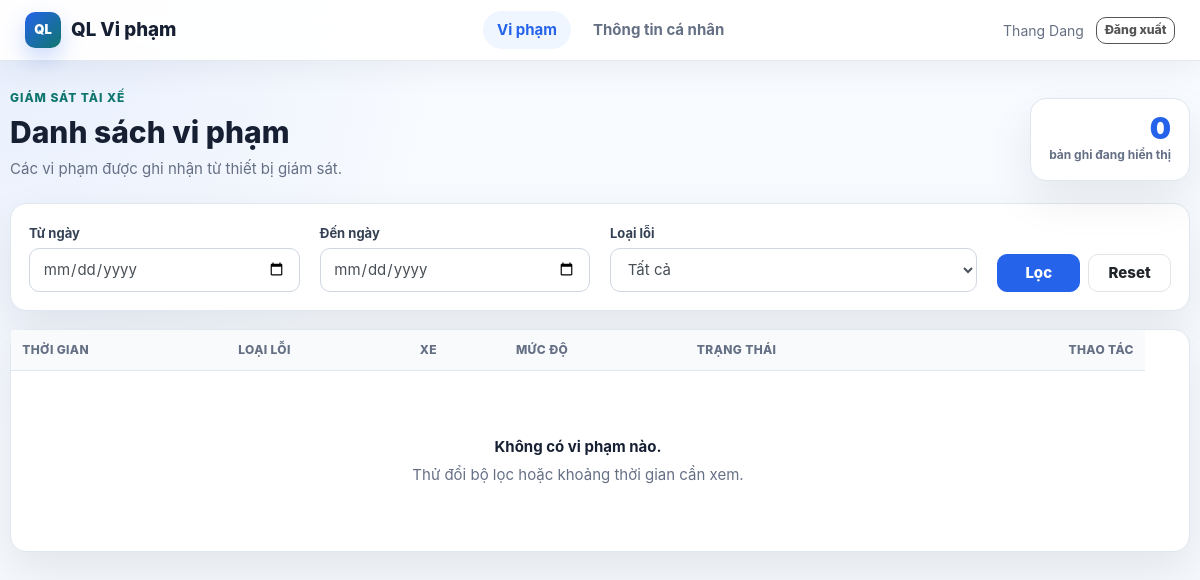
/violations/list/ (signed in), run on an earlier commit of the app's database.
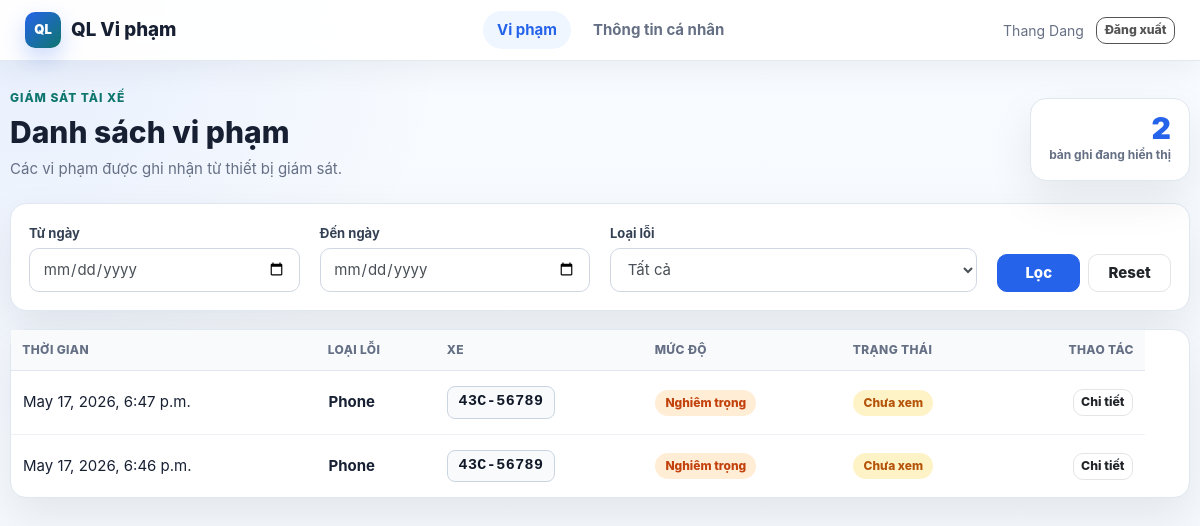
And on a later commit of the database.
### violations/models.py (models this page shows, shortened)
class Violation(models.Model):
    STATUS_CHOICES = [
        ('pending', 'Pending'),
        ('confirmed', 'Confirmed'),
        ('dismissed', 'Dismissed'),
        ('appealed', 'Appealed'),
    ]
    category = models.ForeignKey(Category, on_delete=models.CASCADE)
    reporter = models.ForeignKey(Account, on_delete=models.CASCADE)
    vehicle = models.ForeignKey(Vehicle, on_delete=models.CASCADE)
    title = models.CharField(max_length=200, default="Violation Report")
    description = models.TextField()
    reported_at = models.DateTimeField(auto_now_add=True)
    image = models.ImageField(upload_to='violations/', null=True, blank=True)
    video = models.FileField(upload_to='violations/videos/', null=True, blank=True)
    viewed = models.BooleanField(default=False)
    status = models.CharField(max_length=20, choices=STATUS_CHOICES, default='pending')
    class Meta:
        verbose_name = "Violation"
        verbose_name_plural = "Violations"
        ordering = ['-reported_at']

### categories/models.py (models this page shows, shortened)
class Category(models.Model):
    name = models.CharField(max_length=100)
    description = models.TextField(blank=True, null=True)
    severality_level = models.IntegerField(default=1)
    is_active = models.BooleanField(default=True)
    created_at = models.DateTimeField(auto_now_add=True)
    class Meta:
        verbose_name = "Category"
        verbose_name_plural = "Categories"
        ordering = ['name']

### vehicles/models.py (models this page shows, shortened)
class Vehicle(models.Model):
    license_plate = models.CharField(max_length=20, unique=True)
    model = models.CharField(max_length=100)
    registration_date = models.DateField()

### violations/views.py (the view)
# urls.py: path('list/', views.violation_list, name='violation_list'),
@login_required
def violation_list(request):
    qs = Violation.objects.filter(reporter=request.user).select_related(
        "category", "vehicle", "reporter"
    ).order_by("-reported_at")
    from_date_str = request.GET.get("from_date", "").strip()
    to_date_str = request.GET.get("to_date", "").strip()
    selected_category = request.GET.get("category", "").strip()
    from_date = parse_date(from_date_str) if from_date_str else None
    to_date = parse_date(to_date_str) if to_date_str else None
    if from_date:
        qs = qs.filter(reported_at__date__gte=from_date)
    if to_date:
        qs = qs.filter(reported_at__date__lte=to_date)
    if selected_category:
        qs = qs.filter(category_id=selected_category)
    context = {
        "violations": qs,
        "links": Category.objects.all().order_by("name"),  # danh sách category cho dropdown
        "from_date": from_date_str,
        "to_date": to_date_str,
        "selected_category": selected_category,
    }
    return render(request, "violation_list.html", context)

### accounts/models.py (called while the page is built)
    def get_full_name(self):
        return f"{self.first_name} {self.last_name}"

### categories/context_processors.py (called while the page is built)
def menu_links(request):
    links = Category.objects.all()
    return dict(links=links)

### templates/violation_list.html (shortened to what this page needs)
{% extends "base.html" %}
{% block content %}
<section class="page-heading">
  <div>
    <p class="eyebrow">Giám sát tài xế</p>
    <h1>Danh sách vi phạm</h1>
    <p>Các vi phạm được ghi nhận từ thiết bị giám sát.</p>
  </div>
  <div class="heading-stat">
    <span>{{ violations|length }}</span>
    <small>bản ghi đang hiển thị</small>
  </div>
</section>
<section class="filter-panel">
  <form method="get" class="row align-items-end">
    <div class="col-md-3">
      <label class="form-label">Từ ngày</label>
      <input
        type="date"
        class="form-control"
        name="from_date"
        value="{{ from_date|default:'' }}"
      />
    </div>
    <div class="col-md-3">
      <label class="form-label">Đến ngày</label>
      <input
        type="date"
        class="form-control"
        name="to_date"
        value="{{ to_date|default:'' }}"
      />
    </div>
    <div class="col-md-4">
      <label class="form-label">Loại lỗi</label>
      <select class="form-control" name="category">
        <option value="">Tất cả</option>
      </select>
    </div>
    <div class="col-md-2 filter-actions">
      <button class="btn btn-primary" type="submit">Lọc</button>
      <a class="btn btn-light" href="{% url 'violation_list' %}">Reset</a>
    </div>
  </form>
</section>
<section class="data-card">
  <div class="table-responsive">
    <table class="table app-table mb-0">
      <thead>
        <tr>
          <th>Thời gian</th>
          <th>Loại lỗi</th>
          <th>Xe</th>
          <th>Mức độ</th>
          <th>Trạng thái</th>
          <th class="text-right">Thao tác</th>
        </tr>
      </thead>
      <tbody>
        {% for violation in violations %}
        <tr>
          <td>{{ violation.reported_at }}</td>
          <td class="font-weight-semibold">{{ violation.category.name }}</td>
          <td>
            <span class="plate-chip">{{ violation.vehicle.license_plate }}</span>
          </td>
          <td>
            <span
              class="status-pill {% if violation.category.severality_level == 2 %}danger{% else %}muted{% endif %}"
            >
              {% if violation.category.severality_level == 2 %}Nghiêm trọng{% else %}Nhắc nhở{% endif %}
            </span>
          </td>
          <td>
            {% if violation.viewed %}
            <span class="status-pill success">Đã xem</span>
            {% else %}
            <span class="status-pill warning">Chưa xem</span>
            {% endif %}
          </td>
          <td class="text-right">
            <a
              class="btn btn-light btn-sm"
              href="{% url 'violation_detail' violation.id %}"
            >
              Chi tiết
            </a>
          </td>
        </tr>
        {% empty %}
        <tr>
          <td colspan="6">
            <div class="empty-state">
              <strong>Không có vi phạm nào.</strong>
              <span>Thử đổi bộ lọc hoặc khoảng thời gian cần xem.</span>
            </div>
          </td>
        </tr>
        {% endfor %}
      </tbody>
    </table>
  </div>
</section>
{% endblock %}

What changed in the data, as far as the page shows it:
added Violation: reported_at "May 17, 2026, 6:47 p.m.", category.name "Phone", vehicle.license_plate "43C-56789", shows "Nghiêm trọng", viewed "Chưa xem"
added Violation: reported_at "May 17, 2026, 6:46 p.m.", category.name "Phone", vehicle.license_plate "43C-56789", shows "Nghiêm trọng", viewed "Chưa xem"
Also different on the page:
{{ violations|length }}: "0" → "2"
text no longer shown: "Không có vi phạm nào. Thử đổi bộ lọc hoặc khoảng thời gian cần xem."
